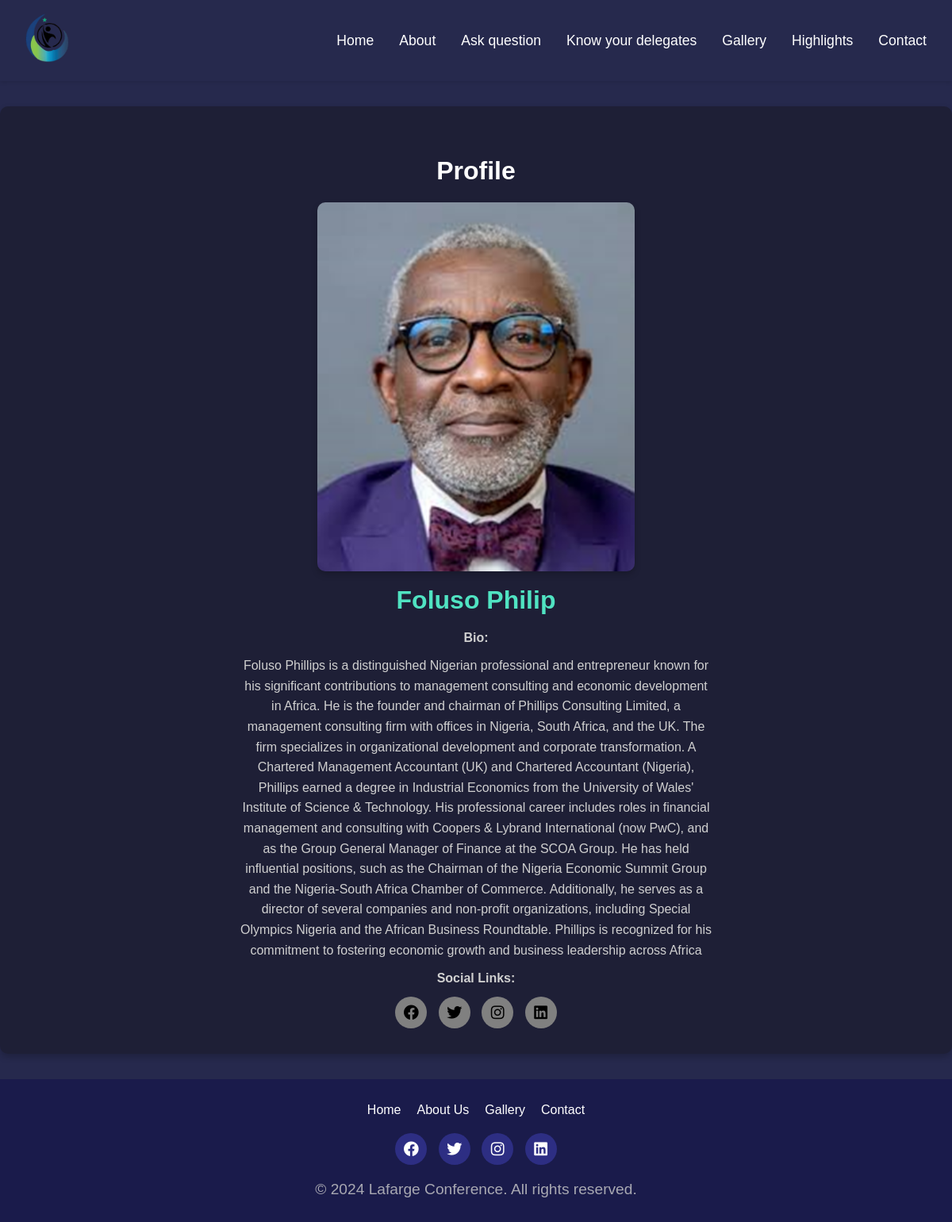
/speaker/2, run on an earlier commit of the app's database.
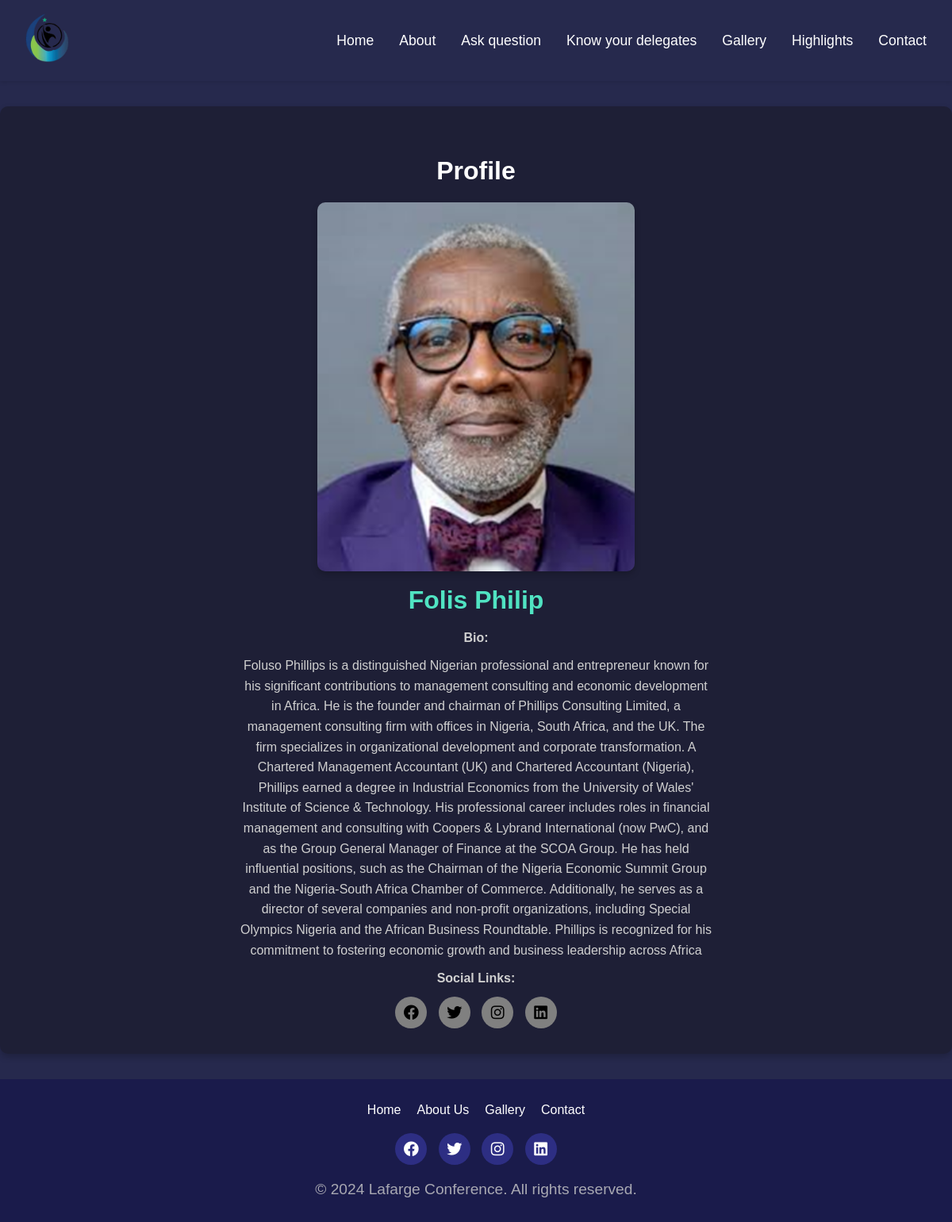
And on a later commit of the database.
### tables this page shows
CREATE TABLE speakers (
            id INTEGER PRIMARY KEY AUTOINCREMENT,
            name TEXT NOT NULL,
            position TEXT NOT NULL,
            bio TEXT NOT NULL,
            image_url TEXT NOT NULL,
            facebook_url TEXT,
            twitter_url TEXT,
            linkedin_url TEXT
        );

### app.py (the view)
@app.route("/speaker/<int:speaker_id>")
def speaker_page(speaker_id):
    speaker = get_speaker_by_id(speaker_id)
    if not speaker:
        return "Speaker not found", 404
    print(speaker)
    return render_template("speaker.html", speaker=speaker)

### app.py (called while the page is built)
def get_speaker_by_id(speaker_id):
    with sqlite3.connect(DATABASE_FILE) as conn:
        cursor = conn.cursor()
        cursor.execute("SELECT * FROM speakers WHERE id = ?", (speaker_id,))
        row = cursor.fetchone()
        if row:
            return {
                "id": row[0],
                "name": row[1],
                "position": row[2],
                "bio": row[3],
                "image_url": row[4],
                "facebook_url": row[5],
                "twitter_url": row[6],
                "linkedin_url": row[7],
            }
    return None

### templates/speaker.html (shortened to what this page needs)
{% extends 'base.html' %}
{% block content %}
<section class="speaker-details">
    <div class="container">
        <h2>Profile</h2>
        <div class="grid-layout">
            <div class="image-container">
                <img src="{{ speaker.image_url }}" alt="{{ speaker.name }}">
            </div>
             <br>
            <div class="details-container">
                <h1>{{ speaker.name }}</h1>
                <p><strong>Bio:</strong></p>
                <p>{{ speaker.bio }}</p>
                <p><strong>Social Links:</strong></p>
                <div class="social-icons">
                    <a href="{{ speaker.facebook_url }}" target="_blank" rel="noopener noreferrer" style="background-color: grey"><i class="fab fa-facebook" style="color: black;"></i></a>
                    <a href="{{ speaker.twitter_url }}" target="_blank" rel="noopener noreferrer"  style="background-color: grey"><i class="fab fa-twitter" style="color: black;"></i></a>
                    <a href="{{ speaker.instagram_url }}" target="_blank" rel="noopener noreferrer"  style="background-color: grey"><i class="fab fa-instagram" style="color: black;"></i></a>
                    <a href="{{ speaker.linkedin_url }}" target="_blank" rel="noopener noreferrer"  style="background-color: grey"><i class="fab fa-linkedin" style="color: black;"></i></a>
                </div>
            </div>
        </div>
    </div>
</section>
{% endblock %}

### templates/base.html (shortened to what this page needs)
<!DOCTYPE html>
<html lang="en">
<head>
    <link rel="stylesheet" href="/static/css/styles.css">
    <link rel="stylesheet" href="https://cdnjs.cloudflare.com/ajax/libs/font-awesome/5.15.4/css/all.min.css" />
</head>
<body>
    <nav class="navbar">
        <div class="container">
            <a href="/" class="logo" id="logo"><img src="/static/images/lafarge-conference-logo - Copy.png" alt=""></a>
            <ul class="nav-links">
                <li><a href="/">Home</a></li>
                <li><a href="/about">About</a></li>
                <li><a href="/ask">Ask question</a></li>
                <li><a href="#">Know your delegates</a></li>
                <li class="dropdown">
                    <a href="#">Gallery</a>
                </li>
                <li><a href="/event-highlights">Highlights</a></li>
                <li><a href="/contact">Contact</a></li>
            </ul>
        </div>
    </nav>
    <main>
        {% block content %}{% endblock %}
    </main>
    <footer class="footer">
        <div class="footer-container">
            <nav>
                <ul class="footer-links">
                    <li><a href="/">Home</a></li>
                    <li><a href="/about">About Us</a></li>
                    <li><a href="/gallery">Gallery</a></li>
                    <li><a href="/contact">Contact</a></li>
                </ul>
            </nav>
            <div class="social-icons">
                <a href="#"><i class="fab fa-facebook"></i></a>
                <a href="#"><i class="fab fa-twitter"></i></a>
                <a href="#"><i class="fab fa-instagram"></i></a>
                <a href="#"><i class="fab fa-linkedin"></i></a>
            </div>
            <div class="footer-credit">
                <p>&copy; 2024 Lafarge Conference. All rights reserved.</p>
            </div>
        </div>
    </footer>
</body>
</html>

### static/css/styles.css (style rules this page uses)
* { margin: 0; padding: 0; box-sizing: border-box; }
body, h2, h3, h4, div { margin: 0; padding: 0; box-sizing: border-box; font-family: "Josefin Sans", sans-serif; }
body { background: #26294d; color: #fff; }
h2, h3, h4 { line-height: 1.2; margin-bottom: 10px; }
body, .container, section { width: 100%; max-width: 100%; margin: 0 auto; }
#logo { width: 8%; }
.navbar { background-color: #26294d; color: #fff; padding: 1rem 2rem; position: relative; box-shadow: 0 2px 5px rgba(0, 0, 0, 0.1); z-index: 100; }
.navbar .container { display: flex; justify-content: space-between; align-items: center; }
.navbar .logo { font-size: 1.8rem; font-weight: bold; color: #22a04e; text-decoration: none; }
.container .logo { width: 15%; }
.navbar .nav-links { list-style: none; display: flex; gap: 2rem; }
.navbar .nav-links li { position: relative; }
.navbar .nav-links a { color: #fff; text-decoration: none; font-size: 1.1rem; transition: color 0.3s ease; }
section { padding: 50px 0; }
h2 { text-align: center; margin-bottom: 20px; color: white; }
.speaker-details { padding: 1rem; text-align: center; }
.speaker-details p { font-size: 0.9rem; color: #777; }
h2 { font-size: 2rem; margin-top: 1rem; }
p { font-size: 1.2rem; margin-bottom: 2rem; color: #777; }
.footer { background-color: #1a1b4b; color: #fff; padding: 20px 0; text-align: center; font-family: Arial, sans-serif; }
.footer-container { max-width: 1200px; margin: 0 auto; }
.footer-links { list-style: none; padding: 0; margin: 10px 0 20px; display: flex; justify-content: center; gap: 20px; }
.footer-links li a { color: #fff; text-decoration: none; font-size: 1rem; transition: color 0.3s ease; }
.social-icons a { display: inline-flex; align-items: center; justify-content: center; width: 40px; height: 40px; margin: 0 5px; background-color: #2d2e83; color: #fff; border-radius: 50%; font-size: 1.2rem; text-decoration: none; transition: background-color 0.3s ease; }
.footer-credit { margin-top: 20px; font-size: 0.9rem; opacity: 0.8; }
h2 { text-align: center; margin-top: 30px; font-size: 2rem; }
p { text-align: center; margin: 10px auto; max-width: 600px; color: #ccc; }
.speaker-details { display: grid; grid-template-columns: repeat(auto-fit, minmax(300px, 1fr)); gap: 2rem; align-items: start; background: #1e1f36; color: #ffffff; padding: 2rem; border-radius: 10px; box-shadow: 0 4px 8px rgba(0, 0, 0, 0.2); margin: 2rem auto; max-width: 1200px; }
.speaker-details .image-container { display: flex; justify-content: center; align-items: center; }
.speaker-details .image-container img { width: 100%; max-width: 400px; border-radius: 10px; box-shadow: 0 4px 8px rgba(0, 0, 0, 0.2); }
.speaker-details h1 { font-size: 2rem; color: #50e3c2; margin-bottom: 1rem; }
.speaker-details p { font-size: 1rem; color: #d0d0d0; line-height: 1.6; }
.logo img { width: 60%; }

What changed in the data, as far as the page shows it:
changed speakers: name "Foluso Philip" → "Folis Philip"
